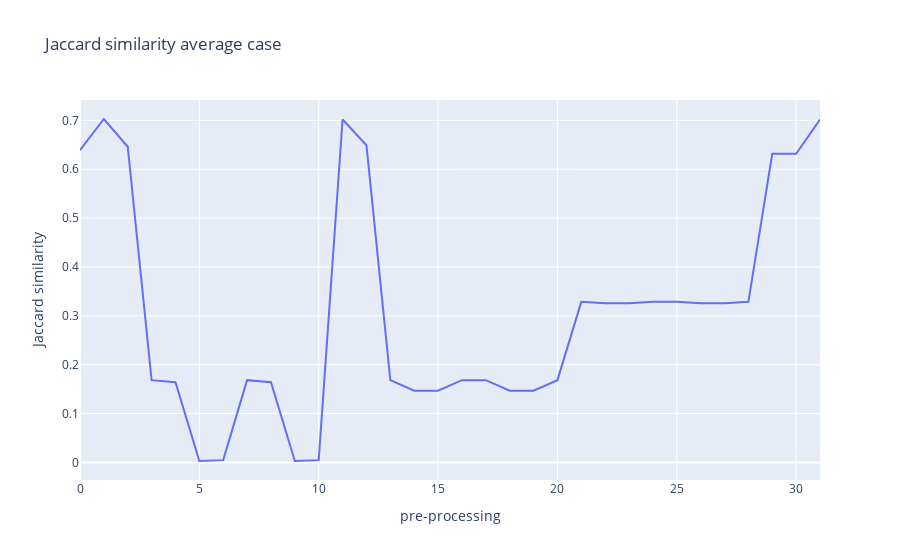
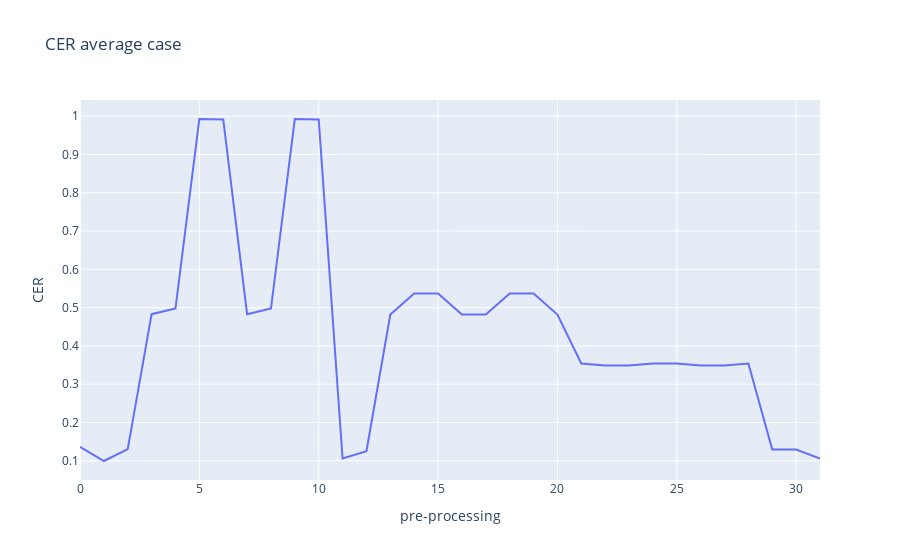

These figures' notebook cell, in order:
### Code cell
import plotly.express as px
import plotly.graph_objects as go

# Generate same plots with plotly
px.line(
    y=mean_efectivity_jaccard, title="Jaccard similarity average case"
).update_layout(yaxis_title="Jaccard similarity").update_layout(
    xaxis_title="pre-processing"
).show()
px.line(
    y=mean_efectivity_cer, title="CER average case"
).update_layout(yaxis_title="CER").update_layout(
    xaxis_title="pre-processing"
).show()

### Figure 1 — Plotly figure (JSON) as saved in the notebook; plotly's stock layout.template omitted (floating-point values rounded to 4 significant figures)
{"data": [{"hovertemplate": "x=%{x}<br>y=%{y}<extra></extra>", "legendgroup": "", "line": {"color": "#636efa", "dash": "solid"}, "marker": {"symbol": "circle"}, "mode": "lines", "name": "", "orientation": "v", "showlegend": false, "type": "scatter", "x": [0, 1, 2, 3, 4, 5, 6, 7, 8, 9, 10, 11, 12, 13, 14, 15, 16, 17, 18, 19, 20, 21, 22, 23, 24, 25, 26, 27, 28, 29, 30, 31], "xaxis": "x", "y": [0.6389, 0.7027, 0.646, 0.1684, 0.1643, 0.002999, 0.004787, 0.1684, 0.1643, 0.002999, 0.004787, 0.7016, 0.6491, 0.1684, 0.1469, 0.1469, 0.1684, 0.1684, 0.1469, 0.1469, 0.1684, 0.3286, 0.326, 0.326, 0.3286, 0.3286, 0.326, 0.326, 0.3286, 0.6315, 0.6315, 0.7016], "yaxis": "y"}], "layout": {"legend": {"tracegroupgap": 0}, "title": {"text": "Jaccard similarity average case"}, "xaxis": {"anchor": "y", "domain": [0, 1], "title": {"text": "pre-processing"}}, "yaxis": {"anchor": "x", "domain": [0, 1], "title": {"text": "Jaccard similarity"}}}}

### Figure 2 — Plotly figure (JSON) as saved in the notebook; plotly's stock layout.template omitted (floating-point values rounded to 4 significant figures)
{"data": [{"hovertemplate": "x=%{x}<br>y=%{y}<extra></extra>", "legendgroup": "", "line": {"color": "#636efa", "dash": "solid"}, "marker": {"symbol": "circle"}, "mode": "lines", "name": "", "orientation": "v", "showlegend": false, "type": "scatter", "x": [0, 1, 2, 3, 4, 5, 6, 7, 8, 9, 10, 11, 12, 13, 14, 15, 16, 17, 18, 19, 20, 21, 22, 23, 24, 25, 26, 27, 28, 29, 30, 31], "xaxis": "x", "y": [0.1365, 0.09963, 0.1307, 0.483, 0.4978, 0.9926, 0.9916, 0.483, 0.4978, 0.9926, 0.9916, 0.1061, 0.1251, 0.4821, 0.5373, 0.5373, 0.4821, 0.4821, 0.5373, 0.5373, 0.4821, 0.3542, 0.3487, 0.3487, 0.3542, 0.3542, 0.3487, 0.3487, 0.3542, 0.1298, 0.1298, 0.1061], "yaxis": "y"}], "layout": {"legend": {"tracegroupgap": 0}, "title": {"text": "CER average case"}, "xaxis": {"anchor": "y", "domain": [0, 1], "title": {"text": "pre-processing"}}, "yaxis": {"anchor": "x", "domain": [0, 1], "title": {"text": "CER"}}}}
